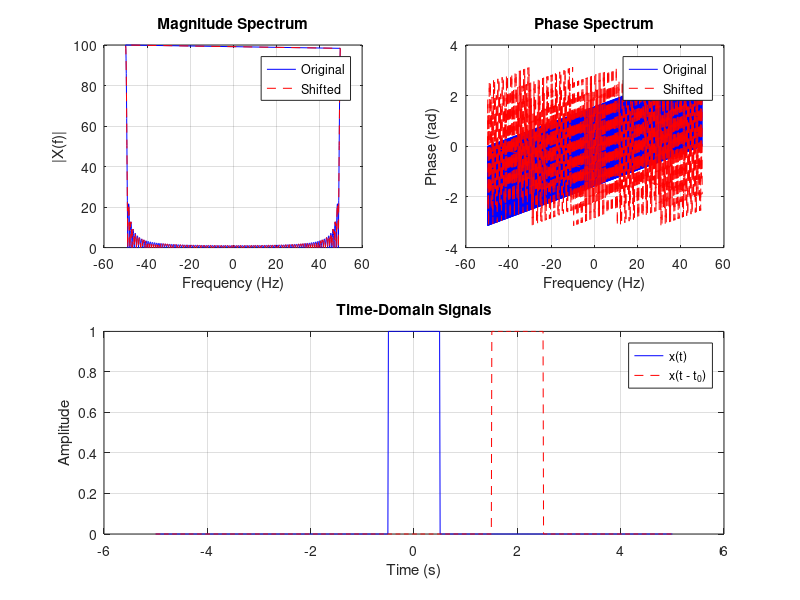

Reproduce this figure in MATLAB.
% Time domain
t = linspace(-5, 5, 1000);
dt = t(2) - t(1);

% Original signal: rectangular pulse of width 1
x = double(abs(t) <= 0.5);

% Time-shifted signal: shift by t0
t0 = 2;
x_shifted = double(abs(t - t0) <= 0.5);

% Frequency domain setup
f = fftshift((-length(t)/2:length(t)/2-1) / (length(t)*dt));

% Fourier Transforms
X = fftshift(fft(x));
X_shifted = fftshift(fft(x_shifted));

% Magnitude and Phase
mag_X = abs(X);
mag_X_shifted = abs(X_shifted);

phase_X = angle(X);
phase_X_shifted = angle(X_shifted);

% Plot magnitude spectrum
figure;
subplot(2,2,1);
plot(f, mag_X, 'b', f, mag_X_shifted, 'r--');
title('Magnitude Spectrum');
xlabel('Frequency (Hz)');
ylabel('|X(f)|');
legend('Original', 'Shifted');
grid on;

% Plot phase spectrum
subplot(2,2,2);
plot(f, phase_X, 'b', f, phase_X_shifted, 'r--');
title('Phase Spectrum');
xlabel('Frequency (Hz)');
ylabel('Phase (rad)');
legend('Original', 'Shifted');
grid on;

% Plot time-domain signals
subplot(2,2,[3 4]);
plot(t, x, 'b', t, x_shifted, 'r--');
title('Time-Domain Signals');
xlabel('Time (s)');
ylabel('Amplitude');
legend('x(t)', 'x(t - t_0)');
grid on;

